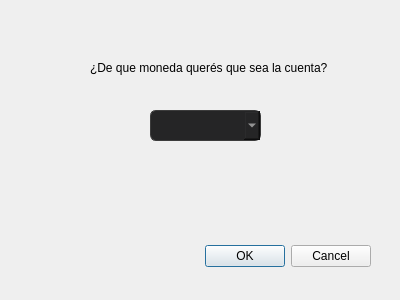
<?xml version="1.0" encoding="UTF-8"?>
<ui version="4.0">
 <class>dialogCrearCuenta</class>
 <widget class="QDialog" name="dialogCrearCuenta">
  <property name="geometry">
   <rect>
    <x>0</x>
    <y>0</y>
    <width>400</width>
    <height>300</height>
   </rect>
  </property>
  <property name="windowTitle">
   <string>Dialog</string>
  </property>
  <property name="styleSheet">
   <string notr="true">dialogCrearCuenta {
	background-color: #1e1e1e;
}</string>
  </property>
  <widget class="QDialogButtonBox" name="buttonBox">
   <property name="geometry">
    <rect>
     <x>30</x>
     <y>240</y>
     <width>341</width>
     <height>32</height>
    </rect>
   </property>
   <property name="orientation">
    <enum>Qt::Horizontal</enum>
   </property>
   <property name="standardButtons">
    <set>QDialogButtonBox::Cancel|QDialogButtonBox::Ok</set>
   </property>
  </widget>
  <widget class="QLabel" name="lblCrearCuenta">
   <property name="geometry">
    <rect>
     <x>90</x>
     <y>60</y>
     <width>241</width>
     <height>16</height>
    </rect>
   </property>
   <property name="text">
    <string>¿De que moneda querés que sea la cuenta?</string>
   </property>
  </widget>
  <widget class="QComboBox" name="comboxMoneda">
   <property name="geometry">
    <rect>
     <x>150</x>
     <y>110</y>
     <width>111</width>
     <height>31</height>
    </rect>
   </property>
   <property name="styleSheet">
    <string notr="true">                                    QComboBox {
                                        background-color: #252526;
                                        border: 1px solid #3c3c3c;
                                        border-radius: 6px;
                                        padding: 2px;
                                        color: #d4d4d4;
                                        font-size: 14px;
                                    }</string>
   </property>
  </widget>
 </widget>
 <resources/>
 <connections>
  <connection>
   <sender>buttonBox</sender>
   <signal>accepted()</signal>
   <receiver>dialogCrearCuenta</receiver>
   <slot>accept()</slot>
   <hints>
    <hint type="sourcelabel">
     <x>248</x>
     <y>254</y>
    </hint>
    <hint type="destinationlabel">
     <x>157</x>
     <y>274</y>
    </hint>
   </hints>
  </connection>
  <connection>
   <sender>buttonBox</sender>
   <signal>rejected()</signal>
   <receiver>dialogCrearCuenta</receiver>
   <slot>reject()</slot>
   <hints>
    <hint type="sourcelabel">
     <x>316</x>
     <y>260</y>
    </hint>
    <hint type="destinationlabel">
     <x>286</x>
     <y>274</y>
    </hint>
   </hints>
  </connection>
 </connections>
</ui>
